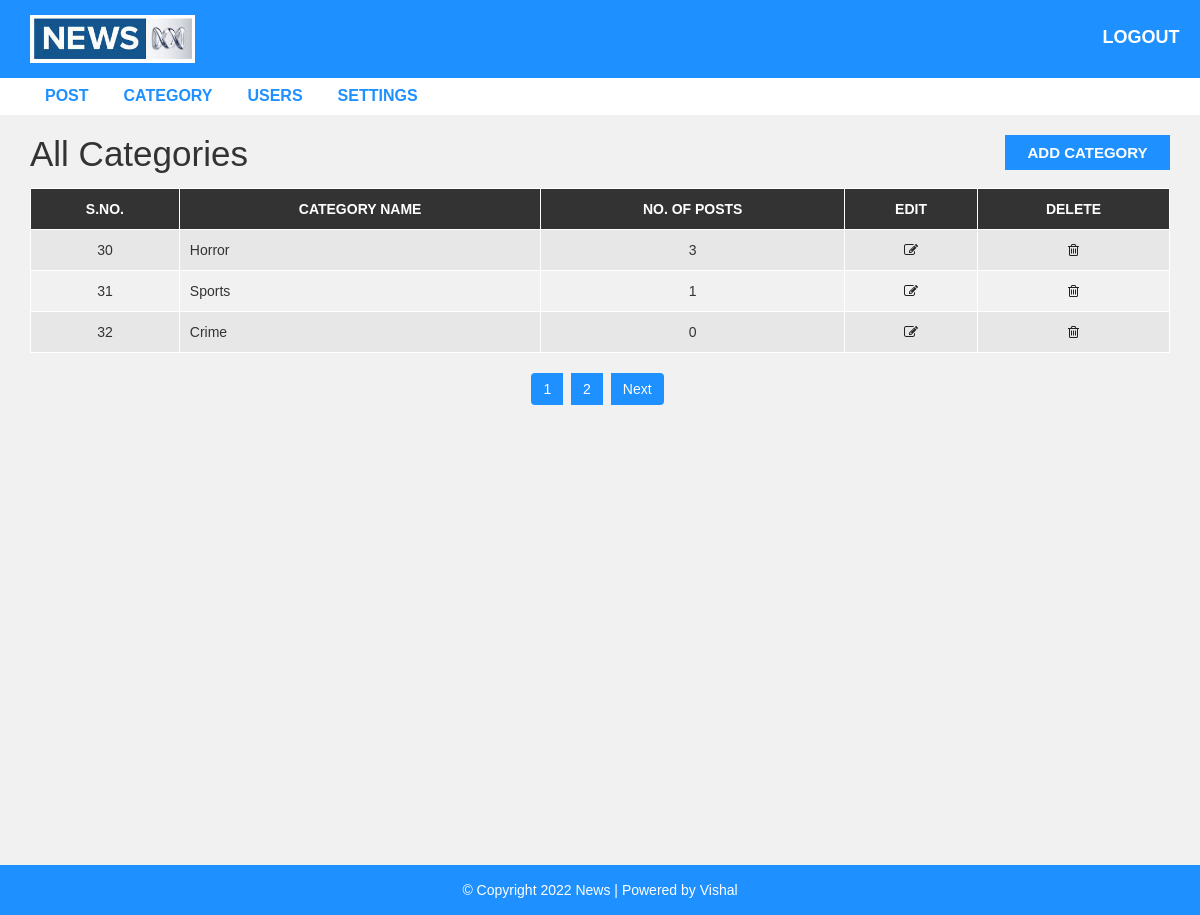
The app's page /admin/category.php (signed in) with its own data.
### tables this page shows
CREATE TABLE `category` (
  `category_id` int(11) NOT NULL,
  `category_name` varchar(100) NOT NULL,
  `post` int(11) NOT NULL DEFAULT 0
);

CREATE TABLE `settings` (
  `id` int(11) NOT NULL,
  `website_name` varchar(100) NOT NULL,
  `logo` varchar(100) NOT NULL,
  `website_footer` varchar(255) NOT NULL
);

### admin/category.php (the view, shortened to what this page needs)
<?php include "header.php";
include "config.php";
$limit = 3;
if (isset($_GET['page'])) {
    $page = $_GET['page'];
} else {
    $page = 1;
}
$offset = ($page - 1) * $limit;
$sql = "SELECT * FROM category LIMIT $offset, $limit";
$result = mysqli_query($conn, $sql) or die("Query Faild");
?>
<div id="admin-content">
    <div class="container">
        <div class="row">
            <div class="col-md-10">
                <h1 class="admin-heading">All Categories</h1>
            </div>
            <div class="col-md-2">
                <a class="add-new" href="add-category.php">add category</a>
            </div>
            <div class="col-md-12">
                <table class="content-table">
                    <thead>
                        <th>S.No.</th>
                        <th>Category Name</th>
                        <th>No. of Posts</th>
                        <th>Edit</th>
                        <th>Delete</th>
                    </thead>
                    <tbody>
                        <?php
                        if (mysqli_num_rows($result) > 0) {
                            while ($row = mysqli_fetch_assoc($result)) {
                        ?>
                                <tr>
                                    <td class='id'><?php echo $row['category_id'];?></td>
                                    <td><?php echo $row['category_name'];?></td>
                                    <td><?php echo $row['post'];?></td>
                                    <td class='edit'><a href='update-category.php?id=<?php echo $row['category_id']; ?>'><i class='fa fa-edit'></i></a></td>
                                    <td class='delete'><a href='delete-category.php?id=<?php echo $row['category_id']; ?>'><i class='fa fa-trash-o'></i></a></td>
                                </tr>
                        <?php
                            }
                        } ?>
                    </tbody>
                </table>
                <?php
                $sql_1 = "SELECT * FROM category";
                $result_1 = mysqli_query($conn, $sql_1) or die("Query Faild");
                if (mysqli_num_rows($result) > 0) {
                    $row = mysqli_num_rows($result_1);
                    $total_pages = ceil($row / $limit);
                }
                ?>
                <ul class='pagination admin-pagination'>
                    <?php
                    for ($i = 1; $i <= $total_pages; $i++) {
                    ?>
                        <li><a href="category.php?page=<?php echo $i; ?>"><?php echo $i; ?></a></li>
                    <?php
                    }
                    if ($total_pages > $page) {
                    ?>
                        <li><a href="category.php?page=<?php echo $page + 1; ?>">Next</a></li>
                    <?php
                    }
                    ?>
                </ul>
            </div>
        </div>
    </div>
</div>
<?php include "footer.php"; ?>

### admin/footer.php
<?php
include 'config.php';
$sql = "SELECT website_footer FROM settings";
$result = mysqli_query($conn, $sql) or die("Query Faild");
if(mysqli_num_rows($result) > 0){
    $row = mysqli_fetch_assoc($result);
}
?>
<div id ="footer">
    <div class="container">
        <div class="row">
            <div class="col-md-12">
                <span><?php echo $row['website_footer']  ?></a></span>
            </div>
        </div>
    </div>
</div>
</body>
</html>

### css/style.css (style rules this page uses)
body { background: #f1f1f1; font-family: sans-serif,arial,Helvetica; }
a, a:hover, a:focus { text-decoration: none; outline: none; }
ul { margin:0; padding:0; list-style:none; }
#admin-content { padding: 20px 0; min-height: 750px; }
#admin-content .admin-heading { font-size: 35px; margin: 0 0 15px; }
#admin-content .add-new { color: #fff; background-color: #1E90FF; font-size: 15px; font-weight: 600; text-align: center; text-transform: uppercase; padding: 7px 10px; display: block; transition: all 0.3s; }
#admin-content .content-table { border: 1px solid #000; width: 100%; margin: 0 0 20px; }
#admin-content .content-table thead { color: #fff; background-color: #333; }
#admin-content .content-table th { padding: 10px; border: 1px solid #fff; font-weight: 600; text-align: center; text-transform: uppercase; }
#admin-content .content-table tbody { color: #333; }
#admin-content .content-table tbody tr { background-color: #e7e7e7; }
#admin-content .content-table tbody tr:nth-child(even) { background-color: transparent; }
#admin-content .content-table tbody td { padding: 10px; border: 1px solid #fff; text-align: center; }
#admin-content .content-table tbody td:nth-child(2) { text-align: left; }
#admin-content .admin-pagination { margin: 0; }
#admin-content .admin-pagination li a { display: block; }
.id, .edit, .delete { text-align:center; }
.pagination { display: block; text-align: center; margin: 0; }
.pagination li { display:inline-block; margin: 0 5px 0 0; }
.pagination li a { border: none; background: #1e90ff; color: #fff; }
i.fa { color:#222; }
#footer { color: #fff; padding:15px 0; text-align:center; background-color:#1e90ff; }

### records on screen
category: category_id "30", category_name "Horror", post "3"
category: category_id "31", category_name "Sports", post "1"
category: category_id "32", category_name "Crime", post "0"
settings: website_footer "© Copyright 2022 News | Powered by Vishal"
